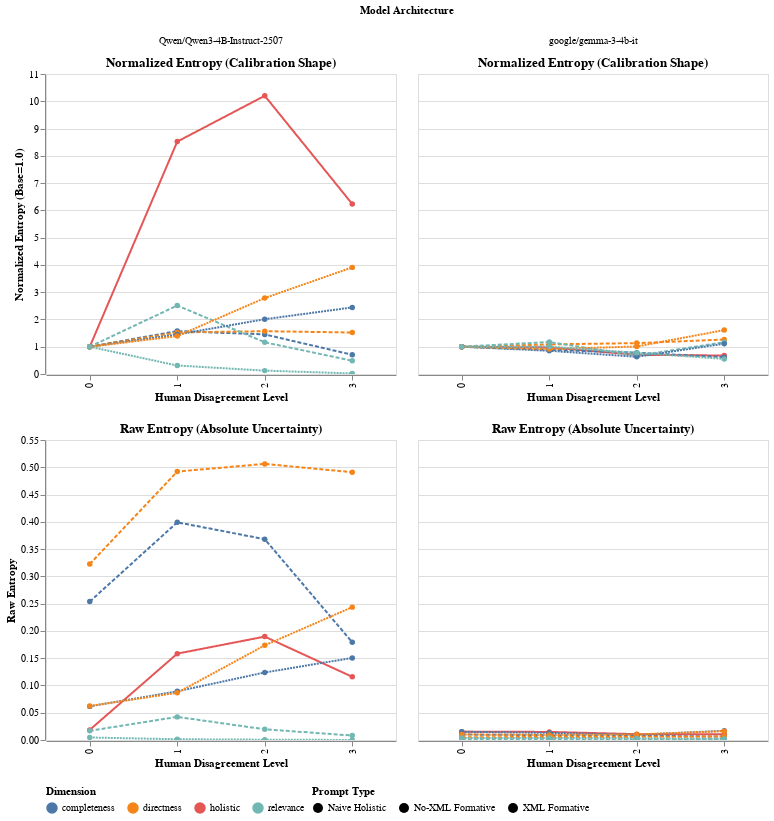

Write notebook code for a chart like this one.
### Code cell
import pandas as pd
import altair as alt

# 1. Load the dataset
df = pd.read_csv('disagreement_entropy_corr.csv')

# 2. Preprocess: Map prompt IDs to readable names
prompt_map = {
    '2f16b595bed1': 'XML Formative',
    '080be5c39ffc': 'No-XML Formative',
    '83458ec049': 'Naive Holistic'
    
}
df['Prompt Type'] = df['prompt_id'].map(prompt_map)

# 3. Calculate Normalized Entropy (Relative to Disagreement=0)
# We sort first to ensure the first item in each group is Disagreement=0
df = df.sort_values(['model_name', 'Prompt Type',
                    'dimension_name', 'human_disagreement'])

# Group by Model/Prompt/Dimension and divide by the first value (Disagreement=0)
df['normalized_entropy'] = df.groupby(
    ['model_name', 'Prompt Type', 'dimension_name']
)['entropy'].transform(lambda x: x / x.iloc[0])

# 4. Create the Interactive Plot
# We create a base chart with common encoding
base = alt.Chart(df).encode(
    x=alt.X('human_disagreement:O', title='Human Disagreement Level'),
    color=alt.Color('dimension_name:N', title='Dimension',
                    legend=alt.Legend(orient='bottom')),
    strokeDash=alt.StrokeDash(
        'Prompt Type:N', title='Prompt Type', legend=alt.Legend(orient='bottom')),
    tooltip=[
        alt.Tooltip('model_name', title='Model'),
        alt.Tooltip('Prompt Type', title='Prompt'),
        alt.Tooltip('dimension_name', title='Dimension'),
        alt.Tooltip('human_disagreement', title='Disagreement'),
        alt.Tooltip('entropy', title='Raw Entropy', format='.4f'),
        alt.Tooltip('normalized_entropy', title='Norm. Entropy', format='.2f')
    ]
)

# Chart A: Normalized Entropy (The "Calibration Shape")
norm_chart = base.mark_line(point=True).encode(
    y=alt.Y('normalized_entropy:Q', title='Normalized Entropy (Base=1.0)')
).properties(
    title='Normalized Entropy (Calibration Shape)',
    width=350,
    height=300
).facet(
    column=alt.Column('model_name:N', title='Model Architecture')
).interactive()

# Chart B: Raw Entropy (The absolute scale)
raw_chart = base.mark_line(point=True).encode(
    y=alt.Y('entropy:Q', title='Raw Entropy')
).properties(
    title='Raw Entropy (Absolute Uncertainty)',
    width=350,
    height=300
).facet(
    column=alt.Column('model_name:N', header=alt.Header(
        title=None, labels=False))
).interactive()

# Combine them vertically
final_chart = alt.vconcat(norm_chart, raw_chart).resolve_scale(y='independent')

# Save or Display
final_chart.save('interactive_entropy_plot.json')
final_chart.display()

### Figure 1 — Vega-Lite specification as saved in the notebook (floating-point values rounded to 4 significant figures)
{"config": {"view": {"continuousWidth": 300, "continuousHeight": 300}}, "vconcat": [{"facet": {"column": {"field": "model_name", "title": "Model Architecture", "type": "nominal"}}, "spec": {"mark": {"type": "line", "point": true}, "encoding": {"color": {"field": "dimension_name", "legend": {"orient": "bottom"}, "title": "Dimension", "type": "nominal"}, "strokeDash": {"field": "Prompt Type", "legend": {"orient": "bottom"}, "title": "Prompt Type", "type": "nominal"}, "tooltip": [{"field": "model_name", "title": "Model", "type": "nominal"}, {"field": "Prompt Type", "title": "Prompt", "type": "nominal"}, {"field": "dimension_name", "title": "Dimension", "type": "nominal"}, {"field": "human_disagreement", "title": "Disagreement", "type": "quantitative"}, {"field": "entropy", "format": ".4f", "title": "Raw Entropy", "type": "quantitative"}, {"field": "normalized_entropy", "format": ".2f", "title": "Norm. Entropy", "type": "quantitative"}], "x": {"field": "human_disagreement", "title": "Human Disagreement Level", "type": "ordinal"}, "y": {"field": "normalized_entropy", "title": "Normalized Entropy (Base=1.0)", "type": "quantitative"}}, "height": 300, "name": "view_8993df78b141f4b0_0", "title": "Normalized Entropy (Calibration Shape)", "width": 350}}, {"facet": {"column": {"field": "model_name", "header": {"labels": false, "title": null}, "type": "nominal"}}, "spec": {"mark": {"type": "line", "point": true}, "encoding": {"color": {"field": "dimension_name", "legend": {"orient": "bottom"}, "title": "Dimension", "type": "nominal"}, "strokeDash": {"field": "Prompt Type", "legend": {"orient": "bottom"}, "title": "Prompt Type", "type": "nominal"}, "tooltip": [{"field": "model_name", "title": "Model", "type": "nominal"}, {"field": "Prompt Type", "title": "Prompt", "type": "nominal"}, {"field": "dimension_name", "title": "Dimension", "type": "nominal"}, {"field": "human_disagreement", "title": "Disagreement", "type": "quantitative"}, {"field": "entropy", "format": ".4f", "title": "Raw Entropy", "type": "quantitative"}, {"field": "normalized_entropy", "format": ".2f", "title": "Norm. Entropy", "type": "quantitative"}], "x": {"field": "human_disagreement", "title": "Human Disagreement Level", "type": "ordinal"}, "y": {"field": "entropy", "title": "Raw Entropy", "type": "quantitative"}}, "height": 300, "name": "view_751cc6ea07d45690_0", "title": "Raw Entropy (Absolute Uncertainty)", "width": 350}}], "data": {"name": "data-a47a98451b09eedecc2677d6ef7bf816"}, "params": [{"name": "param_1e9efca18e7a2868", "select": {"type": "interval", "encodings": ["x", "y"]}, "bind": "scales", "views": ["view_8993df78b141f4b0_0", "view_751cc6ea07d45690_0"]}], "resolve": {"scale": {"y": "independent"}}, "$schema": "https://vega.github.io/schema/vega-lite/v6.1.0.json", "datasets": {"data-a47a98451b09eedecc2677d6ef7bf816": [{"Unnamed: 0": 24, "model_name": "Qwen/Qwen3-4B-Instruct-2507", "prompt_id": "83458ec049", "dimension_name": "holistic", "human_disagreement": 0, "entropy": 0.01858, "Prompt Type": "Naive Holistic", "normalized_entropy": 1.0}, {"Unnamed: 0": 25, "model_name": "Qwen/Qwen3-4B-Instruct-2507", "prompt_id": "83458ec049", "dimension_name": "holistic", "human_disagreement": 1, "entropy": 0.1583, "Prompt Type": "Naive Holistic", "normalized_entropy": 8.521}, {"Unnamed: 0": 26, "model_name": "Qwen/Qwen3-4B-Instruct-2507", "prompt_id": "83458ec049", "dimension_name": "holistic", "human_disagreement": 2, "entropy": 0.1895, "Prompt Type": "Naive Holistic", "normalized_entropy": 10.2}, {"Unnamed: 0": 27, "model_name": "Qwen/Qwen3-4B-Instruct-2507", "prompt_id": "83458ec049", "dimension_name": "holistic", "human_disagreement": 3, "entropy": 0.1158, "Prompt Type": "Naive Holistic", "normalized_entropy": 6.234}, {"Unnamed: 0": 0, "model_name": "Qwen/Qwen3-4B-Instruct-2507", "prompt_id": "080be5c39ffc", "dimension_name": "completeness", "human_disagreement": 0, "entropy": 0.2537, "Prompt Type": "No-XML Formative", "normalized_entropy": 1.0}, {"Unnamed: 0": 1, "model_name": "Qwen/Qwen3-4B-Instruct-2507", "prompt_id": "080be5c39ffc", "dimension_name": "completeness", "human_disagreement": 1, "entropy": 0.3991, "Prompt Type": "No-XML Formative", "normalized_entropy": 1.573}, {"Unnamed: 0": 2, "model_name": "Qwen/Qwen3-4B-Instruct-2507", "prompt_id": "080be5c39ffc", "dimension_name": "completeness", "human_disagreement": 2, "entropy": 0.3682, "Prompt Type": "No-XML Formative", "normalized_entropy": 1.451}, {"Unnamed: 0": 3, "model_name": "Qwen/Qwen3-4B-Instruct-2507", "prompt_id": "080be5c39ffc", "dimension_name": "completeness", "human_disagreement": 3, "entropy": 0.1792, "Prompt Type": "No-XML Formative", "normalized_entropy": 0.7063}, {"Unnamed: 0": 4, "model_name": "Qwen/Qwen3-4B-Instruct-2507", "prompt_id": "080be5c39ffc", "dimension_name": "directness", "human_disagreement": 0, "entropy": 0.3226, "Prompt Type": "No-XML Formative", "normalized_entropy": 1.0}, {"Unnamed: 0": 5, "model_name": "Qwen/Qwen3-4B-Instruct-2507", "prompt_id": "080be5c39ffc", "dimension_name": "directness", "human_disagreement": 1, "entropy": 0.4922, "Prompt Type": "No-XML Formative", "normalized_entropy": 1.526}, {"Unnamed: 0": 6, "model_name": "Qwen/Qwen3-4B-Instruct-2507", "prompt_id": "080be5c39ffc", "dimension_name": "directness", "human_disagreement": 2, "entropy": 0.5062, "Prompt Type": "No-XML Formative", "normalized_entropy": 1.569}, {"Unnamed: 0": 7, "model_name": "Qwen/Qwen3-4B-Instruct-2507", "prompt_id": "080be5c39ffc", "dimension_name": "directness", "human_disagreement": 3, "entropy": 0.4909, "Prompt Type": "No-XML Formative", "normalized_entropy": 1.522}, {"Unnamed: 0": 8, "model_name": "Qwen/Qwen3-4B-Instruct-2507", "prompt_id": "080be5c39ffc", "dimension_name": "relevance", "human_disagreement": 0, "entropy": 0.01688, "Prompt Type": "No-XML Formative", "normalized_entropy": 1.0}, {"Unnamed: 0": 9, "model_name": "Qwen/Qwen3-4B-Instruct-2507", "prompt_id": "080be5c39ffc", "dimension_name": "relevance", "human_disagreement": 1, "entropy": 0.04239, "Prompt Type": "No-XML Formative", "normalized_entropy": 2.511}, {"Unnamed: 0": 10, "model_name": "Qwen/Qwen3-4B-Instruct-2507", "prompt_id": "080be5c39ffc", "dimension_name": "relevance", "human_disagreement": 2, "entropy": 0.01963, "Prompt Type": "No-XML Formative", "normalized_entropy": 1.163}, {"Unnamed: 0": 11, "model_name": "Qwen/Qwen3-4B-Instruct-2507", "prompt_id": "080be5c39ffc", "dimension_name": "relevance", "human_disagreement": 3, "entropy": 0.008173, "Prompt Type": "No-XML Formative", "normalized_entropy": 0.4841}, {"Unnamed: 0": 12, "model_name": "Qwen/Qwen3-4B-Instruct-2507", "prompt_id": "2f16b595bed1", "dimension_name": "completeness", "human_disagreement": 0, "entropy": 0.06164, "Prompt Type": "XML Formative", "normalized_entropy": 1.0}, {"Unnamed: 0": 13, "model_name": "Qwen/Qwen3-4B-Instruct-2507", "prompt_id": "2f16b595bed1", "dimension_name": "completeness", "human_disagreement": 1, "entropy": 0.08922, "Prompt Type": "XML Formative", "normalized_entropy": 1.447}, {"Unnamed: 0": 14, "model_name": "Qwen/Qwen3-4B-Instruct-2507", "prompt_id": "2f16b595bed1", "dimension_name": "completeness", "human_disagreement": 2, "entropy": 0.1238, "Prompt Type": "XML Formative", "normalized_entropy": 2.009}, {"Unnamed: 0": 15, "model_name": "Qwen/Qwen3-4B-Instruct-2507", "prompt_id": "2f16b595bed1", "dimension_name": "completeness", "human_disagreement": 3, "entropy": 0.1504, "Prompt Type": "XML Formative", "normalized_entropy": 2.44}, {"Unnamed: 0": 16, "model_name": "Qwen/Qwen3-4B-Instruct-2507", "prompt_id": "2f16b595bed1", "dimension_name": "directness", "human_disagreement": 0, "entropy": 0.06231, "Prompt Type": "XML Formative", "normalized_entropy": 1.0}, {"Unnamed: 0": 17, "model_name": "Qwen/Qwen3-4B-Instruct-2507", "prompt_id": "2f16b595bed1", "dimension_name": "directness", "human_disagreement": 1, "entropy": 0.08657, "Prompt Type": "XML Formative", "normalized_entropy": 1.389}, {"Unnamed: 0": 18, "model_name": "Qwen/Qwen3-4B-Instruct-2507", "prompt_id": "2f16b595bed1", "dimension_name": "directness", "human_disagreement": 2, "entropy": 0.1735, "Prompt Type": "XML Formative", "normalized_entropy": 2.785}, {"Unnamed: 0": 19, "model_name": "Qwen/Qwen3-4B-Instruct-2507", "prompt_id": "2f16b595bed1", "dimension_name": "directness", "human_disagreement": 3, "entropy": 0.2436, "Prompt Type": "XML Formative", "normalized_entropy": 3.91}, {"Unnamed: 0": 20, "model_name": "Qwen/Qwen3-4B-Instruct-2507", "prompt_id": "2f16b595bed1", "dimension_name": "relevance", "human_disagreement": 0, "entropy": 0.004573, "Prompt Type": "XML Formative", "normalized_entropy": 1.0}, {"Unnamed: 0": 21, "model_name": "Qwen/Qwen3-4B-Instruct-2507", "prompt_id": "2f16b595bed1", "dimension_name": "relevance", "human_disagreement": 1, "entropy": 0.00142, "Prompt Type": "XML Formative", "normalized_entropy": 0.3105}, {"Unnamed: 0": 22, "model_name": "Qwen/Qwen3-4B-Instruct-2507", "prompt_id": "2f16b595bed1", "dimension_name": "relevance", "human_disagreement": 2, "entropy": 0.000567, "Prompt Type": "XML Formative", "normalized_entropy": 0.124}, {"Unnamed: 0": 23, "model_name": "Qwen/Qwen3-4B-Instruct-2507", "prompt_id": "2f16b595bed1", "dimension_name": "relevance", "human_disagreement": 3, "entropy": 9.422e-05, "Prompt Type": "XML Formative", "normalized_entropy": 0.0206}, {"Unnamed: 0": 52, "model_name": "google/gemma-3-4b-it", "prompt_id": "83458ec049", "dimension_name": "holistic", "human_disagreement": 0, "entropy": 0.01523, "Prompt Type": "Naive Holistic", "normalized_entropy": 1.0}, {"Unnamed: 0": 53, "model_name": "google/gemma-3-4b-it", "prompt_id": "83458ec049", "dimension_name": "holistic", "human_disagreement": 1, "entropy": 0.01483, "Prompt Type": "Naive Holistic", "normalized_entropy": 0.9734}, {"Unnamed: 0": 54, "model_name": "google/gemma-3-4b-it", "prompt_id": "83458ec049", "dimension_name": "holistic", "human_disagreement": 2, "entropy": 0.01073, "Prompt Type": "Naive Holistic", "normalized_entropy": 0.7042}, {"Unnamed: 0": 55, "model_name": "google/gemma-3-4b-it", "prompt_id": "83458ec049", "dimension_name": "holistic", "human_disagreement": 3, "entropy": 0.01032, "Prompt Type": "Naive Holistic", "normalized_entropy": 0.6778}, {"Unnamed: 0": 28, "model_name": "google/gemma-3-4b-it", "prompt_id": "080be5c39ffc", "dimension_name": "completeness", "human_disagreement": 0, "entropy": 0.01005, "Prompt Type": "No-XML Formative", "normalized_entropy": 1.0}, {"Unnamed: 0": 29, "model_name": "google/gemma-3-4b-it", "prompt_id": "080be5c39ffc", "dimension_name": "completeness", "human_disagreement": 1, "entropy": 0.008906, "Prompt Type": "No-XML Formative", "normalized_entropy": 0.8862}, {"Unnamed: 0": 30, "model_name": "google/gemma-3-4b-it", "prompt_id": "080be5c39ffc", "dimension_name": "completeness", "human_disagreement": 2, "entropy": 0.007861, "Prompt Type": "No-XML Formative", "normalized_entropy": 0.7822}, {"Unnamed: 0": 31, "model_name": "google/gemma-3-4b-it", "prompt_id": "080be5c39ffc", "dimension_name": "completeness", "human_disagreement": 3, "entropy": 0.006206, "Prompt Type": "No-XML Formative", "normalized_entropy": 0.6175}, {"Unnamed: 0": 32, "model_name": "google/gemma-3-4b-it", "prompt_id": "080be5c39ffc", "dimension_name": "directness", "human_disagreement": 0, "entropy": 0.005051, "Prompt Type": "No-XML Formative", "normalized_entropy": 1.0}, {"Unnamed: 0": 33, "model_name": "google/gemma-3-4b-it", "prompt_id": "080be5c39ffc", "dimension_name": "directness", "human_disagreement": 1, "entropy": 0.005479, "Prompt Type": "No-XML Formative", "normalized_entropy": 1.085}, {"Unnamed: 0": 34, "model_name": "google/gemma-3-4b-it", "prompt_id": "080be5c39ffc", "dimension_name": "directness", "human_disagreement": 2, "entropy": 0.005726, "Prompt Type": "No-XML Formative", "normalized_entropy": 1.134}, {"Unnamed: 0": 35, "model_name": "google/gemma-3-4b-it", "prompt_id": "080be5c39ffc", "dimension_name": "directness", "human_disagreement": 3, "entropy": 0.00639, "Prompt Type": "No-XML Formative", "normalized_entropy": 1.265}, {"Unnamed: 0": 36, "model_name": "google/gemma-3-4b-it", "prompt_id": "080be5c39ffc", "dimension_name": "relevance", "human_disagreement": 0, "entropy": 0.001119, "Prompt Type": "No-XML Formative", "normalized_entropy": 1.0}, {"Unnamed: 0": 37, "model_name": "google/gemma-3-4b-it", "prompt_id": "080be5c39ffc", "dimension_name": "relevance", "human_disagreement": 1, "entropy": 0.001312, "Prompt Type": "No-XML Formative", "normalized_entropy": 1.173}, {"Unnamed: 0": 38, "model_name": "google/gemma-3-4b-it", "prompt_id": "080be5c39ffc", "dimension_name": "relevance", "human_disagreement": 2, "entropy": 0.000749, "Prompt Type": "No-XML Formative", "normalized_entropy": 0.6695}, {"Unnamed: 0": 39, "model_name": "google/gemma-3-4b-it", "prompt_id": "080be5c39ffc", "dimension_name": "relevance", "human_disagreement": 3, "entropy": 0.001303, "Prompt Type": "No-XML Formative", "normalized_entropy": 1.165}, {"Unnamed: 0": 40, "model_name": "google/gemma-3-4b-it", "prompt_id": "2f16b595bed1", "dimension_name": "completeness", "human_disagreement": 0, "entropy": 0.0152, "Prompt Type": "XML Formative", "normalized_entropy": 1.0}, {"Unnamed: 0": 41, "model_name": "google/gemma-3-4b-it", "prompt_id": "2f16b595bed1", "dimension_name": "completeness", "human_disagreement": 1, "entropy": 0.01296, "Prompt Type": "XML Formative", "normalized_entropy": 0.8523}, {"Unnamed: 0": 42, "model_name": "google/gemma-3-4b-it", "prompt_id": "2f16b595bed1", "dimension_name": "completeness", "human_disagreement": 2, "entropy": 0.009585, "Prompt Type": "XML Formative", "normalized_entropy": 0.6305}, {"Unnamed: 0": 43, "model_name": "google/gemma-3-4b-it", "prompt_id": "2f16b595bed1", "dimension_name": "completeness", "human_disagreement": 3, "entropy": 0.01691, "Prompt Type": "XML Formative", "normalized_entropy": 1.112}, {"Unnamed: 0": 44, "model_name": "google/gemma-3-4b-it", "prompt_id": "2f16b595bed1", "dimension_name": "directness", "human_disagreement": 0, "entropy": 0.01007, "Prompt Type": "XML Formative", "normalized_entropy": 1.0}, {"Unnamed: 0": 45, "model_name": "google/gemma-3-4b-it", "prompt_id": "2f16b595bed1", "dimension_name": "directness", "human_disagreement": 1, "entropy": 0.009202, "Prompt Type": "XML Formative", "normalized_entropy": 0.9135}, {"Unnamed: 0": 46, "model_name": "google/gemma-3-4b-it", "prompt_id": "2f16b595bed1", "dimension_name": "directness", "human_disagreement": 2, "entropy": 0.01016, "Prompt Type": "XML Formative", "normalized_entropy": 1.009}, {"Unnamed: 0": 47, "model_name": "google/gemma-3-4b-it", "prompt_id": "2f16b595bed1", "dimension_name": "directness", "human_disagreement": 3, "entropy": 0.01622, "Prompt Type": "XML Formative", "normalized_entropy": 1.61}, {"Unnamed: 0": 48, "model_name": "google/gemma-3-4b-it", "prompt_id": "2f16b595bed1", "dimension_name": "relevance", "human_disagreement": 0, "entropy": 0.003681, "Prompt Type": "XML Formative", "normalized_entropy": 1.0}, {"Unnamed: 0": 49, "model_name": "google/gemma-3-4b-it", "prompt_id": "2f16b595bed1", "dimension_name": "relevance", "human_disagreement": 1, "entropy": 0.003696, "Prompt Type": "XML Formative", "normalized_entropy": 1.004}, {"Unnamed: 0": 50, "model_name": "google/gemma-3-4b-it", "prompt_id": "2f16b595bed1", "dimension_name": "relevance", "human_disagreement": 2, "entropy": 0.002855, "Prompt Type": "XML Formative", "normalized_entropy": 0.7758}, {"Unnamed: 0": 51, "model_name": "google/gemma-3-4b-it", "prompt_id": "2f16b595bed1", "dimension_name": "relevance", "human_disagreement": 3, "entropy": 0.002037, "Prompt Type": "XML Formative", "normalized_entropy": 0.5536}]}}
